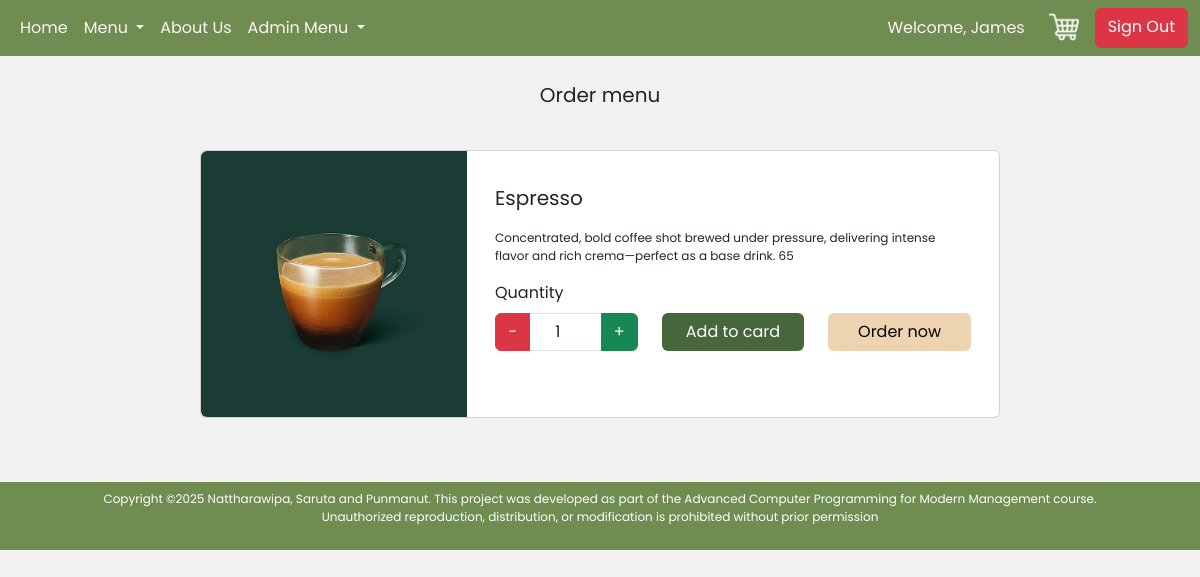
Before: /orderMenuCoffee.php?id=16 (signed in) with the older database file.
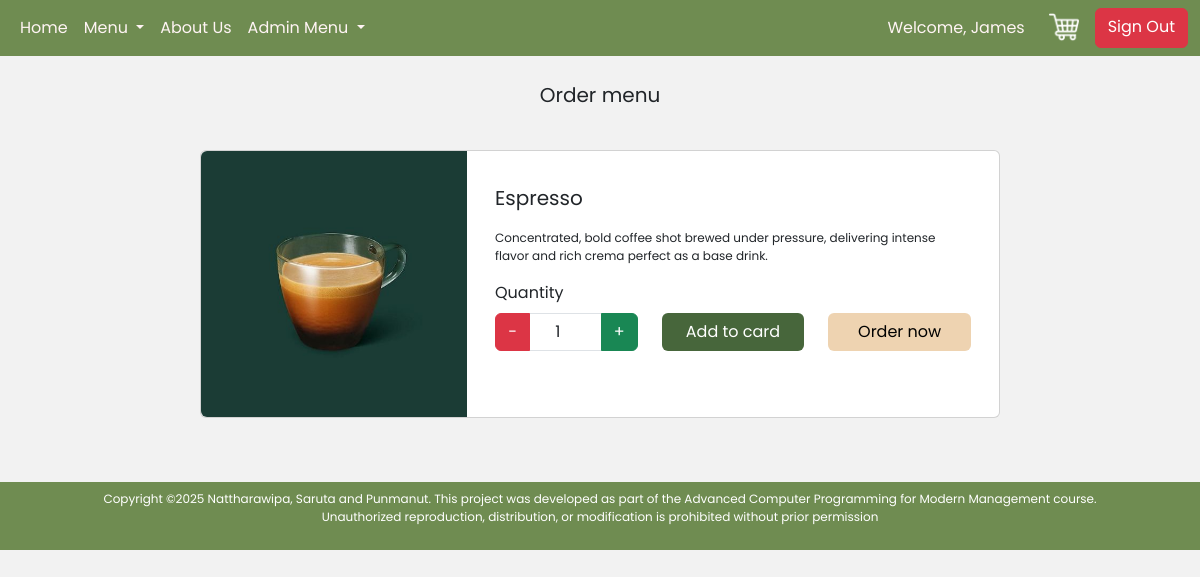
After: the same page with the newer database file.
### tables this page shows
CREATE TABLE `goods` (
  `goods_id` int(11) NOT NULL,
  `name` varchar(50) NOT NULL,
  `description` varchar(250) NOT NULL,
  `price` decimal(10,2) NOT NULL,
  `quantity` int(11) NOT NULL,
  `Coffee` varchar(50) NOT NULL,
  `img` varchar(255) NOT NULL
);

### orderMenuCoffee.php (the view, shortened to what this page needs)
<?php
    require_once "php/config.php";
    $goodID = $_GET['id'];
    $query = "SELECT * FROM goods WHERE goods_id = '$goodID'";
    $result = mysqli_query($connect, $query);
    $menu = mysqli_fetch_array($result);
?>
<!DOCTYPE html>
<html lang="en">
<head>
    <link rel="stylesheet" href="https://cdn.jsdelivr.net/npm/bootstrap-icons/font/bootstrap-icons.css">
    <link rel="stylesheet" href="css/bootstrap.min.css">
    <link rel="stylesheet" href="style.css">
</head>
<body>
    <?php include_once "navbar.php"; ?>
    <div class="container-fluid">
        <div class="row">
            <div class="col col-md-1 col-lg-2">
            </div>
            <div class="col-12 col-md-10 col-lg-8">
                <div class="row my-4">
                    <p class="text-center fs-5">Order menu</p>
                </div>
                <div class="row mb-3">
                    <div class="card mb-5">
                        <div class="row">
                            <div class="col-12 col-md-4 p-0">
                                <img src="img-upload/<?= $menu['img'] ?>" class="img-fluid rounded-start">
                            </div>
                            <div class="col-12 col-md-8">
                                <div class="card-body">
                                    <p class="fs-5 mt-3"><?= $menu['name']; ?></p>
                                    <p style="font-size: 12px;"><?= $menu['description']; ?></p>
                                    <form action="php/orderCoffee.php" method="post">
                                        <div class="row">
                                            <div class="col-12 col-md-4">
                                                <label for="numberInput" class="form-label">Quantity</label>
                                                <div class="input-group">
                                                    <button class="btn btn-danger" id="btnMinus" type="button">−</button>
                                                    <input type="number" id="numberInput" class="form-control text-center" value="1" min="0" name="qty">
                                                    <button class="btn btn-success" id="btnPlus" type="button">+</button>
                                                </div>
                                            </div>
                                            <div class="col-12 col-md-4">
                                                <input type="submit" value="Add to card" class="btn btn w-100" style="background-color: #47663B; color: #fff;margin-top: 32px;" name="cart">
                                            </div>
                                            <div class="col-12 col-md-4">
                                                <input type="submit" value="Order now" class="btn btn w-100" style="background-color: #EED3B1; color: #000;margin-top: 32px;" name="order">
                                            </div>
                                        </div>
                                    </form>
                                </div>
                            </div>
                        </div>
                    </div>
                </div>
            </div>
            <div class="col col-md-1 col-lg-2">
            </div>
        </div>
    </div>
    <?php include_once "footer.php"; ?>
</body>
</html>

Changed rows visible on the page:
changed goods "Espresso": description "Concentrated, bold coffee shot brewed under pressure, delivering intense flavor and rich crema—perfect as a base drink. 65" → "Concentrated, bold coffee shot brewed under pressure, delivering intense flavor and rich crema perfect as a base drink."
